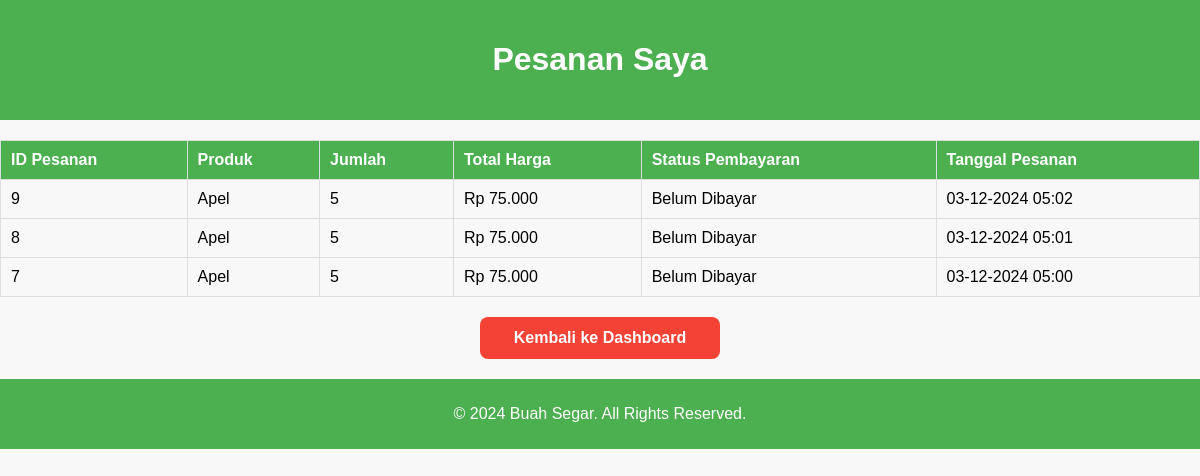
The page /pesanan_user.php (signed in) on the database its author committed.
### tables this page shows
CREATE TABLE `orders` (
  `id` int(11) NOT NULL,
  `customer_name` varchar(255) NOT NULL,
  `customer_address` text NOT NULL,
  `product_name` varchar(255) NOT NULL,
  `quantity` int(11) NOT NULL,
  `price` float NOT NULL,
  `total_price` float NOT NULL,
  `payment_status` varchar(50) DEFAULT 'Belum Dibayar',
  `order_date` timestamp NOT NULL DEFAULT current_timestamp(),
  `payment_proof` varchar(255) DEFAULT NULL,
  `user_phone` varchar(15) NOT NULL,
  `customer_username` varchar(255) NOT NULL
);

### pesanan_user.php (the view, shortened to what this page needs)
<?php
include 'connect.php';
$username = $_SESSION['username'];
$sql = "SELECT id, product_name, quantity, total_price, payment_status, order_date
        FROM orders
        WHERE customer_username = :username
        ORDER BY order_date DESC";
$stmt = $conn->prepare($sql);
$stmt->bindParam(':username', $username);
$stmt->execute();
$rowCount = $stmt->rowCount();
?>
<!DOCTYPE html>
<html lang="en">
<head>
</head>
<body>
<header>
    <h1>Pesanan Saya</h1>
</header>
<?php if ($rowCount > 0): ?>
    <table>
        <thead>
            <tr>
                <th>ID Pesanan</th>
                <th>Produk</th>
                <th>Jumlah</th>
                <th>Total Harga</th>
                <th>Status Pembayaran</th>
                <th>Tanggal Pesanan</th>
            </tr>
        </thead>
        <tbody>
            <?php while ($row = $stmt->fetch(PDO::FETCH_ASSOC)): ?>
                <tr>
                    <td><?= htmlspecialchars($row['id']) ?></td>
                    <td><?= htmlspecialchars($row['product_name']) ?></td>
                    <td><?= htmlspecialchars($row['quantity']) ?></td>
                    <td>Rp <?= number_format($row['total_price'], 0, ',', '.') ?></td>
                    <td><?= htmlspecialchars($row['payment_status']) ?></td>
                    <td><?= date("d-m-Y H:i", strtotime($row['order_date'])) ?></td>
                </tr>
            <?php endwhile; ?>
        </tbody>
    </table>
<?php else: ?>
    <p style="text-align: center;">Belum ada pesanan.</p>
<?php endif; ?>
<a href="user_dashboard.php" class="back-button">Kembali ke Dashboard</a>
<footer>
    <p>© 2024 Buah Segar. All Rights Reserved.</p>
</footer>
</body>
</html>

### pesanan_user.php (style rules this page uses)
body { font-family: Arial, sans-serif; margin: 0; padding: 0; background-color: #f8f8f8; }
header { background-color: #4CAF50; padding: 20px; color: white; text-align: center; }
table { width: 100%; border-collapse: collapse; margin: 20px 0; }
table th, table td { padding: 10px; text-align: left; border: 1px solid #ddd; }
table th { background-color: #4CAF50; color: white; }
footer { background-color: #4CAF50; color: white; text-align: center; padding: 10px 20px; }
.back-button { display: block; background-color: #f44336; color: white; text-align: center; padding: 12px 20px; text-decoration: none; font-size: 16px; font-weight: bold; border-radius: 8px; margin: 20px auto; width: 200px; transition: all 0.3s ease-in-out; }

### rows shown on the page
orders: id "9", product_name "Apel", quantity "5", total_price "75.000", payment_status "Belum Dibayar", order_date "03-12-2024 05:02"
orders: id "8", product_name "Apel", quantity "5", total_price "75.000", payment_status "Belum Dibayar", order_date "03-12-2024 05:01"
orders: id "7", product_name "Apel", quantity "5", total_price "75.000", payment_status "Belum Dibayar", order_date "03-12-2024 05:00"
